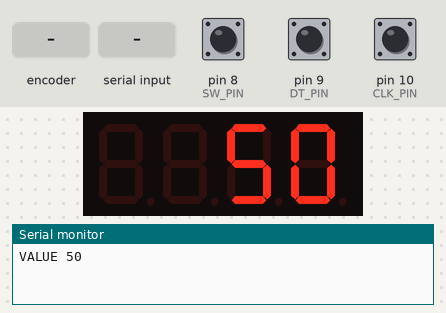
Recording of a sketch running on a simulated Arduino Uno, built with avr-gcc and run on an emulated ATmega328P. On the bench: 4-digit seven-segment display, the last lines printed to the serial monitor. The inputs (shaded band) are chosen by the test bench; at power-on: pin 8 (SW_PIN) HIGH, pin 9 (DT_PIN) HIGH, pin 10 (CLK_PIN) HIGH.

Above: at 1.2 s.
1.3 s: rotary encoder on pin 10 (CLK_PIN) / pin 9 (DT_PIN) turned 3 steps (first pin leading)
At 3.0 s:
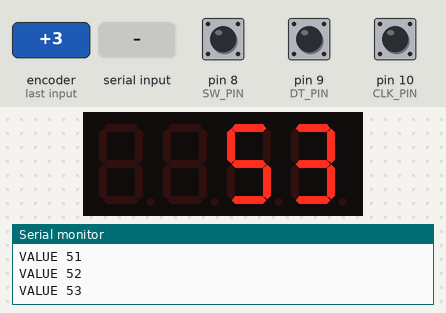
3.4 s: "SET 42\n" received over Serial
At 3.9 s:
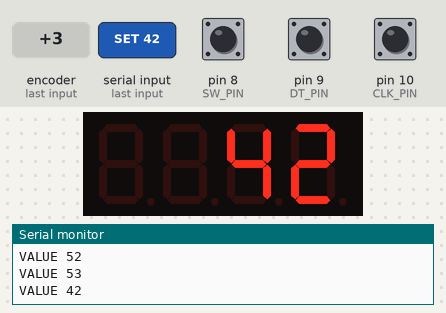
4.9 s: "SET 90\n" received over Serial
At 6.2 s:
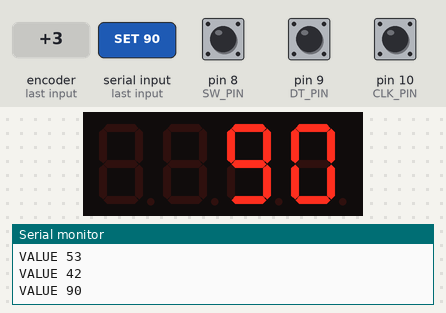
8.0 s: rotary encoder on pin 10 (CLK_PIN) / pin 9 (DT_PIN) turned 1 step (first pin leading)
At 8.7 s:
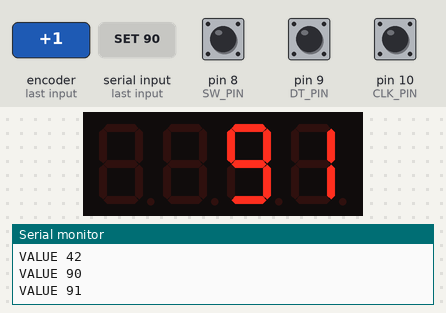
Timing chart, 0 to 11.0 s (numbered marks = the images above; inputs shaded):
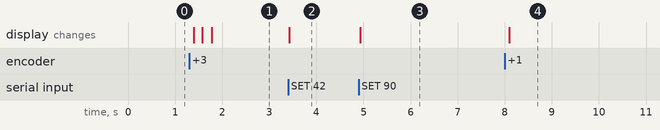

The sketch:

knob.ino
```cpp
// Cloud knob: rotary encoder (KY-040) and TM1637 display on an Arduino Uno.
//
// Turning the knob changes a value from 0 to 100. The display shows it,
// and the Arduino reports it to the Pi over USB:
//   "VALUE 42"  after every click of the knob
//   "PRESS"     when the knob is pushed
// The Pi (or the cloud through the Pi) can also set the value:
//   send "SET 42" + Enter  -> the value becomes 42 and the Arduino answers "VALUE 42"
//   send "GET"    + Enter  -> the Arduino answers with the current value
//
// Wiring:
//   display CLK -> 3      encoder CLK -> 10
//   display DIO -> 2      encoder DT  -> 9
//   display VCC -> 5V     encoder SW  -> 8
//   display GND -> GND    encoder +   -> 5V (shared with the display, e.g. breadboard rail)
//                         encoder GND -> GND

#include <TM1637Display.h>

const int DISPLAY_CLK_PIN = 3;
const int DISPLAY_DIO_PIN = 2;
const int CLK_PIN = 10;
const int DT_PIN = 9;
const int SW_PIN = 8;

TM1637Display display(DISPLAY_CLK_PIN, DISPLAY_DIO_PIN);

const int MIN_VALUE = 0;
const int MAX_VALUE = 100;
const int STEPS_PER_CLICK = 4;  // most KY-040 knobs; try 2 if one click moves by half
const bool REVERSE = false;     // set to true if turning right counts down

uint8_t lastState = 0;

int value = 50;
int stepBuffer = 0;
bool lastButton = HIGH;
unsigned long lastButtonChange = 0;
String line;

// Reads CLK and DT. The table turns the pattern of the two signals into
// "one step left" (-1), "one step right" (+1) or "no step" (0).
int8_t readEncoder() {
  static const int8_t table[16] = {0, -1, 1, 0, 1, 0, 0, -1, -1, 0, 0, 1, 0, 1, -1, 0};
  uint8_t state = (digitalRead(CLK_PIN) << 1) | digitalRead(DT_PIN);
  lastState = ((lastState << 2) | state) & 0x0F;
  return table[lastState];
}

void report() {
  display.showNumberDec(value);
  Serial.print("VALUE ");
  Serial.println(value);
}

void setValue(int newValue) {
  value = constrain(newValue, MIN_VALUE, MAX_VALUE);
  report();
}

void handleLine(String text) {
  text.trim();
  if (text == "GET") {
    report();
  } else if (text.startsWith("SET ")) {
    String number = text.substring(4);
    number.trim();
    if (number.length() == 0) {
      Serial.println("ERROR: send SET <number>");
      return;
    }
    for (unsigned int i = 0; i < number.length(); i++) {
      if (!isDigit(number[i])) {
        Serial.println("ERROR: send SET <number>");
        return;
      }
    }
    setValue(number.toInt());
  } else if (text.length() > 0) {
    Serial.println("ERROR: send SET <number> or GET");
  }
}

void setup() {
  Serial.begin(9600);
  pinMode(CLK_PIN, INPUT_PULLUP);
  pinMode(DT_PIN, INPUT_PULLUP);
  pinMode(SW_PIN, INPUT_PULLUP);
  lastState = (digitalRead(CLK_PIN) << 1) | digitalRead(DT_PIN);
  display.setBrightness(5);
  report();
}

void loop() {
  // Knob: collect steps, and count one full click as one value change.
  int8_t steps = readEncoder();
  stepBuffer += REVERSE ? -steps : steps;
  if (stepBuffer >= STEPS_PER_CLICK || stepBuffer <= -STEPS_PER_CLICK) {
    int clicks = stepBuffer / STEPS_PER_CLICK;
    stepBuffer -= clicks * STEPS_PER_CLICK;
    int newValue = constrain(value + clicks, MIN_VALUE, MAX_VALUE);
    if (newValue != value) {
      setValue(newValue);
    }
  }

  // Button: report a press, ignoring the bouncing of the contact.
  bool button = digitalRead(SW_PIN);
  if (button != lastButton && millis() - lastButtonChange > 30) {
    lastButtonChange = millis();
    lastButton = button;
    if (button == LOW) {
      Serial.println("PRESS");
    }
  }

  // Commands from the Pi.
  while (Serial.available()) {
    char c = Serial.read();
    if (c == '\n') {
      handleLine(line);
      line = "";
    } else if (c != '\r' && line.length() < 20) {
      line += c;
    }
  }
}
```

Measured:
- after the input at 1.3 s, the display: first changes after 0.10 s (image 1 shows a later state)
- after the input at 3.4 s, the display: changes at once (image 2)
- after the input at 4.9 s, the display: changes at once (image 3)
- after the input at 8.0 s, the display: changes after 0.10 s (image 4)
